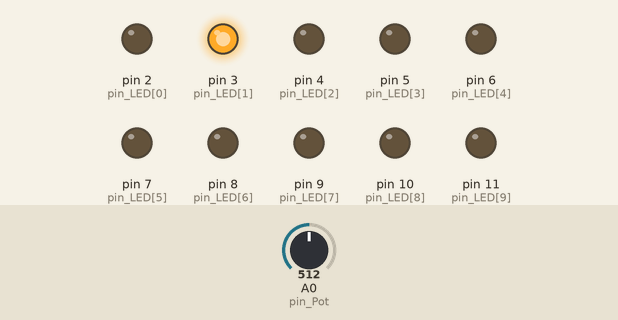
This sketch was run on a simulated Arduino Uno, built with avr-gcc and run on an emulated ATmega328P. On the bench: output pins drawn as LEDs (lit = HIGH). Dashed ring = blinking. The test bench sets the inputs (shaded band); at power-on: A0 (pin_Pot) = 512.

Above: at 1.2 s.
1.3 s: A0 (pin_Pot) set to 122
At 1.36 s:
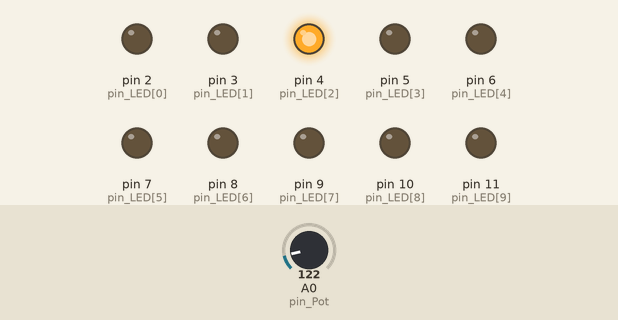
At 2.1 s:
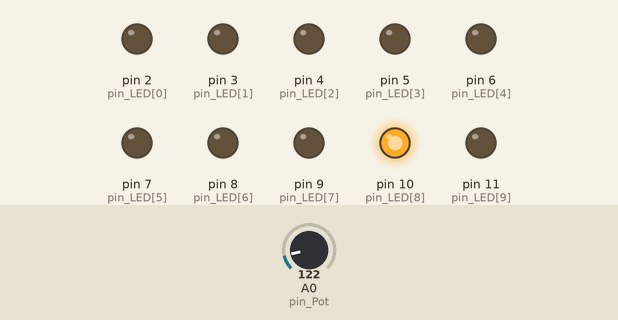
4.3 s: A0 (pin_Pot) set to 0
7.3 s: A0 (pin_Pot) set to 20
At 7.48 s:
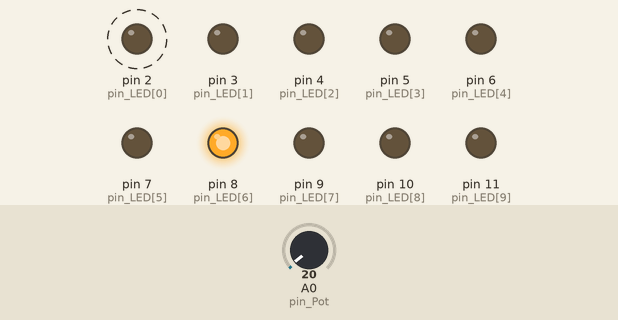
10.3 s: A0 (pin_Pot) set to 716
At 10.3 s:
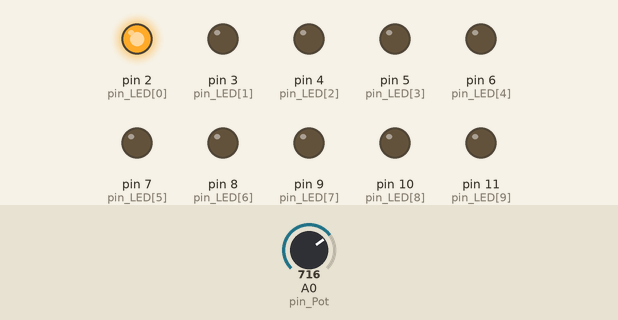
13.3 s: A0 (pin_Pot) set to 769
16.3 s: A0 (pin_Pot) set to 796
Timing chart, 0 to 19.5 s (numbered marks = the images above; inputs shaded):
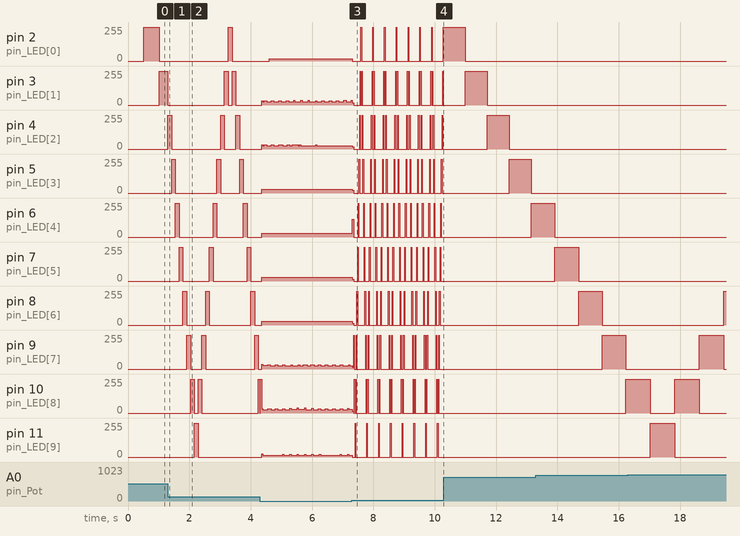

The sketch:

profCarlosEduardoTanajuraEfeitoLED.ino
```cpp
int pin_LED [] = {2,3,4,5,6,7,8,9,10,11};
int interval_LED;
int sentido = 1;
int selc_LED = 0;

unsigned long tempo;

int pin_Pot = 0;

void setup() {
  // put your setup code here, to run once:
  for(int x=0; x<10; x++){
    pinMode(pin_LED[x], OUTPUT);
  }
  tempo = millis();

}

void loop() {
  // put your main code here, to run repeatedly:
  interval_LED = analogRead(pin_Pot);

  if((millis()-tempo)> interval_LED){
    mudar_LED();
    tempo = millis();
  }

}

void mudar_LED(){
  for( int x=0; x<10; x++){
    digitalWrite(pin_LED[x], LOW);
  }
  digitalWrite(pin_LED[selc_LED],HIGH);
  selc_LED += sentido;
  if(selc_LED == 9){sentido =-1;}
  if(selc_LED == 0){sentido = 1;}
}
```

Measured:
- after the input at 1.3 s, pin 2 (pin_LED[0]): 0/255 → 255/255 after 2.0 s, → 0/255 0.12 s later; pin 10 (pin_LED[8]): goes 255/255 0.12 s, 0/255 0.12 s, 255/255 0.12 s, 0/255 1.8 s, then 255/255, starting after 0.74 s; pin 11 (pin_LED[9]): 0/255 → 255/255 after 0.86 s, → 0/255 0.12 s later
- after the input at 7.3 s, pin 2 (pin_LED[0]): alternates 255/255 for 0.02 s and 0/255 for 0.36 s, starting at once; pin 5 (pin_LED[3]): 29/255 → 19/255 at once, then moves between 0/255 and 255/255, repeating every 0.77 s
- after the input at 10.3 s, pin 7 (pin_LED[5]), pin 8 (pin_LED[6]), pin 9 (pin_LED[7]), pin 10 (pin_LED[8]), pin 11 (pin_LED[9]): stops changing and stays 0/255
- by itself, pin 9 (pin_LED[7]): repeats every 0.38 s: 255/255 0.02 s, 0/255 0.06 s, 255/255 0.02 s, 0/255 0.28 s
